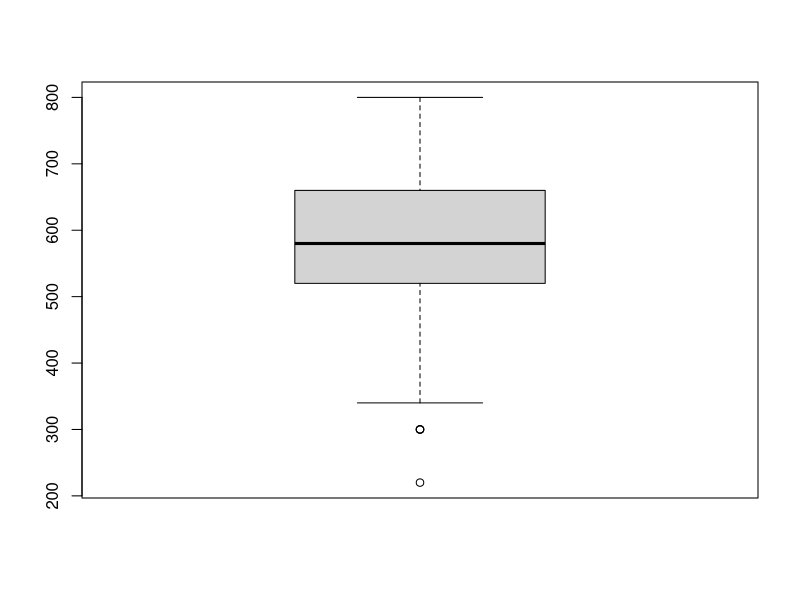
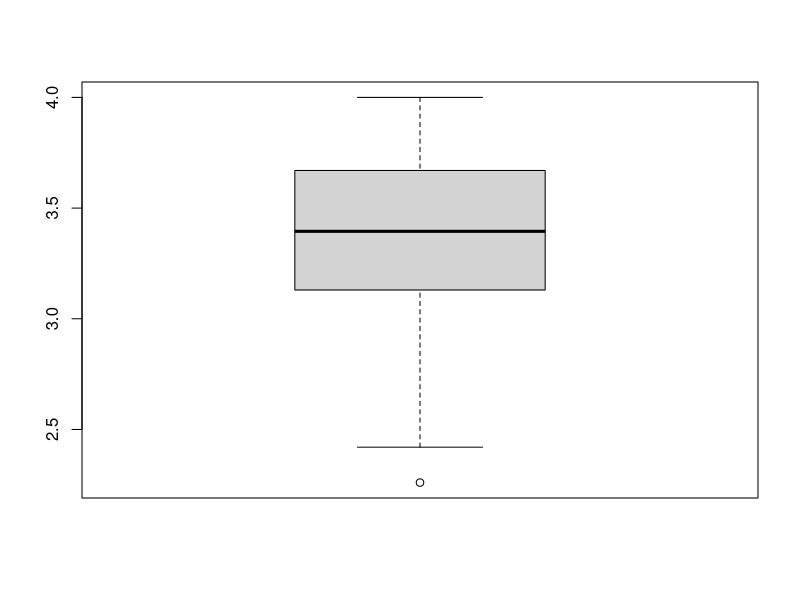
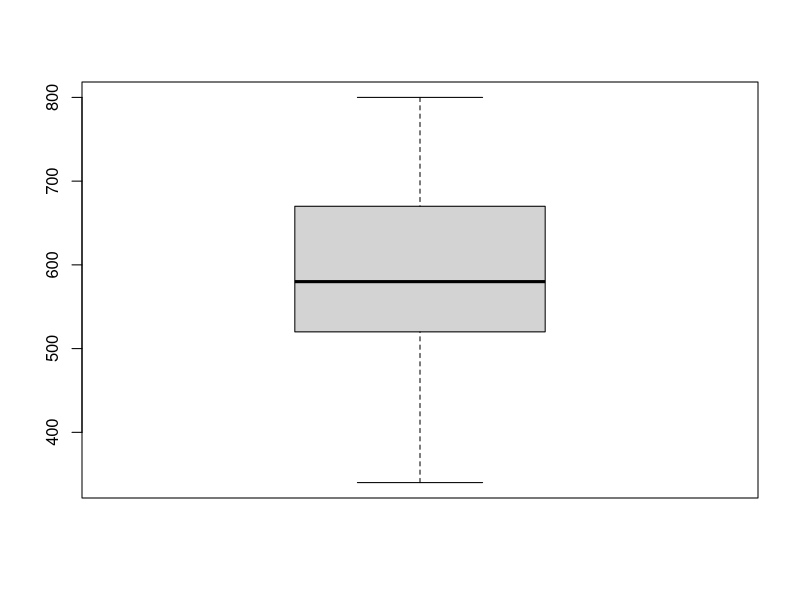
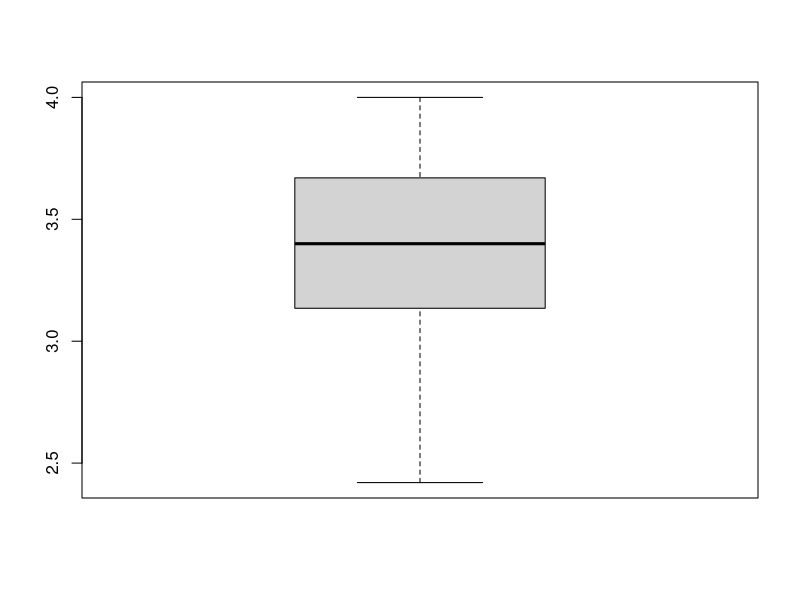
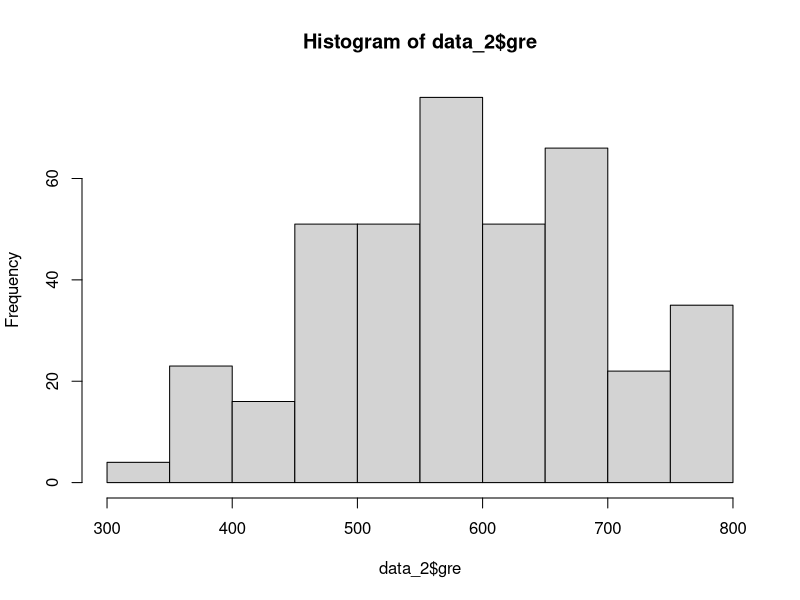
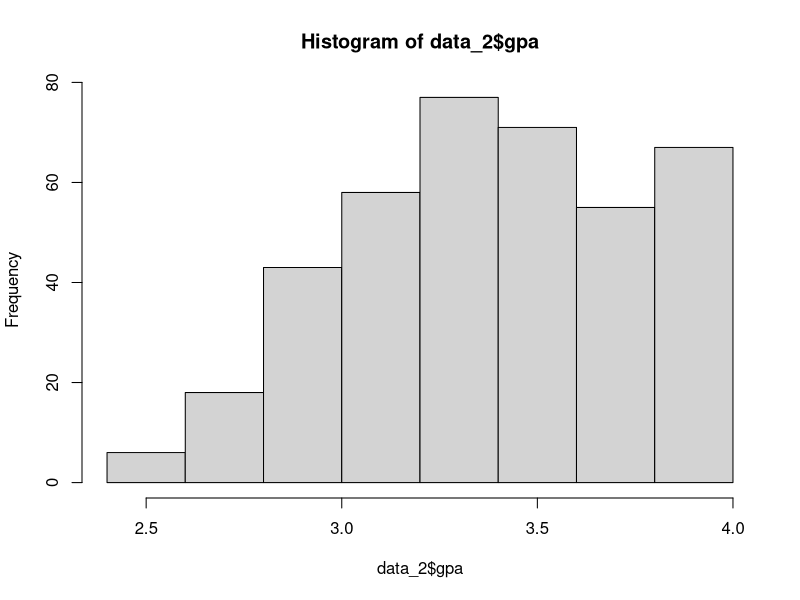

These figures' R source, in order:
install.packages("readxl")
library(readxl)

data <- read.csv("College_admission.csv")
View(data)
head(data)

str(data)


#Checking missing values. Found none
anyNA(data)
sum(is.na(data))

#Factoring the categorical data

data$rank <- factor(data$rank, order = TRUE)
data$ses <- factor(data$ses)
data$Gender_Male <- factor(data$Gender_Male)
data$Race <- factor(data$Race)
data$admit <- factor(data$admit)

str(data)

#Checking outliers

boxplot(data$gre) # Existence of outliers
boxplot(data$gpa) # Existence of outliers

#Removing outliers for gre
Q_gre <- quantile(data$gre, probs = c(0.25, 0.75)) # 25% is 520 and 75% is 660
iqr_gre <- IQR(data$gre) # Interquantile range is 140
uper_gre <- Q_gre[2]+1.5*iqr_gre # uper limit is 870
lower_gre <- Q_gre[1]-1.5*iqr_gre # lower limit is 310
data_1 <- subset(data, data$gre > lower_gre & data$gre < uper_gre)
boxplot(data_1$gre) # No outliers

#Removing outliers for gpa on already removed dataset
Q_gpa <- quantile(data_1$gpa, probs = c(0.25, 0.75)) # 25% is 3.13 and 75% is 3.67
iqr_gpa <- IQR(data_1$gpa) # Interquantile range is 0.54
uper_gpa <- Q_gpa[2]+1.5*iqr_gpa # uper limit is 4.48
lower_gpa <- Q_gpa[1]-1.5*iqr_gpa # lower limit is 2.32
data_2 <- subset(data_1, data_1$gpa > lower_gpa & data_1$gpa < uper_gpa)
boxplot(data_2$gpa) # No outliers

# Checking if normally distributed

summary(data_2$gre) #Not normally distributed : mean (591.2) > median (580.0), so right skewness
hist(data_2$gre) # Visual inspection

summary(data_2$gpa) #Not normally distributed : median (3.4) > mean (3.398), so left skewness
hist(data_2$gpa) # Visual inspection

library(caret)




